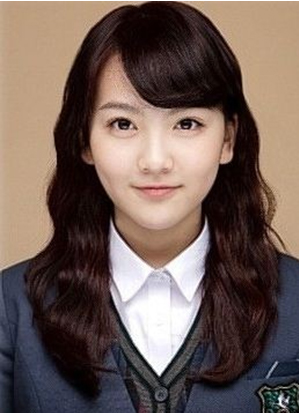
#> input picture testImage/image1.jpg, 299 x 413 px, found by its file name
$ python FaceDetection.py   (Python 2 division)   (older library calls are emulated)
#> lines starting #> are read from the running program, lines starting #| are printed output that depends on the picture
### logicLibrary.py
# -*- coding: utf-8 -*-
import cv2
# loading the classifiers
faceCascade = cv2.CascadeClassifier('./haarClassifier/haarcascade_frontalface_alt.xml')
eyeCascade = cv2.CascadeClassifier('./haarClassifier/haarcascade_eye.xml')
noseCascade = cv2.CascadeClassifier('./haarClassifier/nose.xml')
mouthCascade = cv2.CascadeClassifier('./haarClassifier/mouth.xml')

# Face Detection
# image, scaleFactor, neighbors, size, flags return obejct
#   neighbor: defines how many objects are detected near the current one.
def face_detection(image, neighbors):
    item = faceCascade.detectMultiScale(
        image,
        scaleFactor=1.1,
        minNeighbors=neighbors,
        minSize=(30, 30),
        flags = cv2.cv.CV_HAAR_SCALE_IMAGE
    )
    return item

# 얼굴을 찾으면 얼굴 범위가 저장되는 클래스
class faceArea:
    def __init__(self):
        x = 0
        y = 0
        w = 0
        h = 0

# minNeighbors = candidates threshold
def eye_detection(image, neighbors):
    item = eyeCascade.detectMultiScale(
        image,
        scaleFactor=1.4,
        minNeighbors=neighbors,
        minSize=(30, 30),
        flags = cv2.cv.CV_HAAR_SCALE_IMAGE
    )
    return item

# Find Nose
def nose_detection(image, neighbors):
    item = noseCascade.detectMultiScale(
        image,
        scaleFactor=1.1,
        minNeighbors=neighbors,
        minSize=(30, 30),
        flags = cv2.cv.CV_HAAR_SCALE_IMAGE
    )
    return item

# Find Mouth
def mouse_detection(image, neighbors):
    item = mouthCascade.detectMultiScale(
        image,
        scaleFactor=1.1,
        minNeighbors=neighbors,
        minSize=(30, 30),
        flags = cv2.cv.CV_HAAR_SCALE_IMAGE
    )
    return item

### oldItem/FaceDetection.py
# -*- coding: utf-8 -*-
from logicLibrary import *
import numpy as np

print 'FACE DETECTION SOURCE'
"""
    <Jaehyun Ahn FACE RECOGNITION TEST>
    - Author: Jaehyun Ahn (jaehyunahn@sogang.ac.kr)
    - Sogang University Datamining Laboratory
    - CV2 is defined in <logicLibrary.py> file

    Reference
     * OpenCV reference: http://goo.gl/Ak5z1u
     * Haar Cascades: http://alereimondo.no-ip.org/OpenCV/34
     * Referred Blog: https://realpython.com/blog/python/face-recognition-with-python/
"""

# loading the images and turn it to gray scale.
DIR = './testImage/image1.jpg'
image = cv2.imread(DIR)
#> image is the input picture: shape (413, 299, 3); mean B, G, R 86.3, 93.3, 111.5
gray = cv2.cvtColor(image, cv2.COLOR_BGR2GRAY)
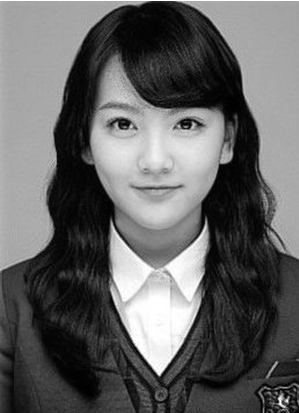
#> gray: shape (413, 299); min 0, max 255, mean 97.9
FaceDrawing = True
cropSize = (200, 200)
"""
    <EXTRACTION PROCESS>
"""
# Extract faces, eyes, nose, and mouth from <logicLibrary.py>
faces = face_detection(gray, 5)
#> in face_detection, `item = faceCascade.detectMultiScale( image, scaleFactor=1.1, minNeighb..`: item = [[77, 68, 158, 158]]
#> faces = [[77, 68, 158, 158]]
if len(faces) > 0:
    pass
else:
    exit(-1) # Check number of Faces
cropFace = image
face = faceArea()
# Face Extraction
for (x, y, w, h) in faces:
    if FaceDrawing:
        cv2.rectangle(image, (x, y), (x+w, y+h), (0, 255, 0), 1)
    face.x = x
    face.y = y
    face.w = w
    face.h = h
    cropFace = image[y:y+h, x:x+w]
    # Crop (above) and Normalize (below)
    cropFace = cv2.resize(cropFace, cropSize)
#> this loop made 1 pass
#> (x, y, w, h, face.x, face.y, face.w, face.h) on pass 1: (77, 68, 158, 158, 77, 68, 158, 158)
#> pass 1, `cropFace = cv2.resize(cropFace, cropSize)`:
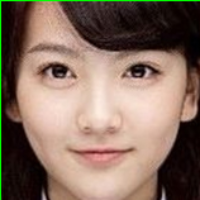
#> cropFace: shape (200, 200, 3); mean B, G, R 96.3, 110.4, 133.9
gray = cv2.cvtColor(cropFace, cv2.COLOR_BGR2GRAY)
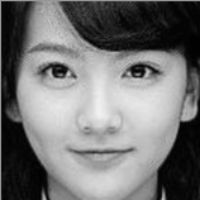
#> gray: shape (200, 200); min 0, max 241, mean 115.8

# Eye Detection : While() is to find 2 eyes
eye_neighbor = 1
while len(eye_detection(gray, eye_neighbor)) > 2:
#> in eye_detection, `item = eyeCascade.detectMultiScale( image, scaleFactor=1.4, minNeighbo..`: item = [[24, 41, 63, 63], [112, 43, 55, 55]]
    eye_neighbor += 1
    if eye_neighbor >= 50:
        break
#> this loop made 0 passes
#> after the loop, eye_neighbor = 1
eyes = eye_detection(gray, eye_neighbor)
#> eyes = [[24, 41, 63, 63], [112, 43, 55, 55]]
# Nose Detection : While() is to find 1 nose
nose_neighbor = 1
while len(nose_detection(gray, nose_neighbor)) > 1:
#> in nose_detection, `item = noseCascade.detectMultiScale( image, scaleFactor=1.1, minNeighb..`: item = [[30, 28, 39, 32], [69, 100, 58, 48], [14, 20, 59, 50]]
    nose_neighbor += 1
    if nose_neighbor >= 50:
        break
#> this loop made 2 passes
#> after the loop, nose_neighbor = 3
nose = nose_detection(gray, nose_neighbor)
#> nose = [[69, 100, 58, 48]]
# Mouth Detection : While() is to find 1 mouth
mouth_neighbor = 50
while len(mouse_detection(gray, mouth_neighbor)) > 1:
#> in mouse_detection, `item = mouthCascade.detectMultiScale( image, scaleFactor=1.1, minNeigh..`: item = [[63, 136, 75, 45]]
    mouth_neighbor += 1
    if mouth_neighbor >= 400:
        break
#> after the loop, mouth_neighbor = 50
mouth = mouse_detection(gray, mouth_neighbor)
#> mouth = [[63, 136, 75, 45]]

"""
    <DRAW A RECTANGLE INTO FACE>
    x,y : location of the rectangle
    w,h: rectangle's width and height
    1. Crop Face y:y+h, x:x+w (http://stackoverflow.com/questions/15589517/how-to-crop-an-image-in-opencv-using-python#_=_)
    2. Resize: http://docs.opencv.org/trunk/doc/py_tutorials/py_imgproc/py_geometric_transformations/py_geometric_transformations.html
"""
# initialize
cropNose = cropMouth = cropFace
cropEyes = []
Drawing = False
# Eyes Extraction
for (x, y, w, h) in eyes:
    cropEyes.append(cropFace[y:y+h, x:x+w])
    if Drawing:
        cv2.rectangle(cropFace, (x, y), (x+w, y+h), (0, 255, 0), 1)
#> this loop made 2 passes
#> after the loop, cropEyes = 2 items

# Nose Extraction, HighNose: 콧대까지 측정하기 위한 변수
highNoseHeight = int(cropSize[0] * 0.14)
highNoseUnderCut = int(cropSize[0] * 0.05)
highNoseWidthCut = int(cropSize[0] * 0.06)
for (x, y, w, h) in nose:
    cropNose = cropFace[y-highNoseHeight:y+h-highNoseUnderCut,
               x+highNoseWidthCut:x+w-highNoseWidthCut]
    if Drawing:
        cv2.rectangle(cropFace, (x+highNoseWidthCut, y-highNoseHeight),
                      (x+w-highNoseWidthCut, y+h-highNoseUnderCut), (0, 255, 255), 1)
#> this loop made 1 pass
#> pass 1, `cropNose = cropFace[y-highNoseHeight:y+h-highNoseUnderCut, x+highNoseW..`:
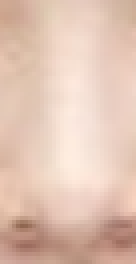
#> cropNose: shape (66, 34, 3) (shown 4 times larger); mean B, G, R 179.5, 195.4, 225.5

# Mouth Extraction
for (x, y, w, h) in mouth:
    cropMouth = cropFace[y:y+h, x:x+w]
    if Drawing:
        cv2.rectangle(cropFace, (x, y), (x+w, y+h), (255, 0, 0), 1)
#> this loop made 1 pass
#> pass 1, `cropMouth = cropFace[y:y+h, x:x+w]`:
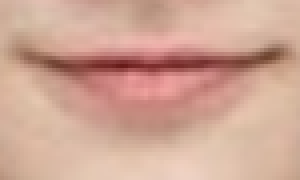
#> cropMouth: shape (45, 75, 3) (shown 4 times larger); mean B, G, R 148.8, 165.5, 207.9

"""
    <CONTOUR PROCESS>
    make a line on cropFace, cropEyes[], cropNose, cropMouth
"""
contours_draw = False
if contours_draw:
    cropNoseConT = cv2.cvtColor(cropNose, cv2.COLOR_BGR2GRAY)
    ret, thresh = cv2.threshold(cropNoseConT, 127, 255, 0)
    contours, hierarchy = cv2.findContours(thresh, cv2.RETR_TREE, cv2.CHAIN_APPROX_NONE)
    # Drawing Process
    cv2.drawContours(cropNoseConT, contours, -1, (0, 255, 0), 1)
    print contours
    cv2.imshow("Contours", cropNoseConT)

"""
    <CORNER DETECTION PROCESS>
    find corner on cropFace and mark as a red dots
"""
corner_detection = False
if corner_detection:
    cropNoseCornD = cv2.cvtColor(cropNose, cv2.COLOR_BGR2GRAY)
    cropNoseCornD = np.float32(cropNoseCornD)
    dst = cv2.cornerHarris(cropNoseCornD, 2, 3, 0.04)
    dst = cv2.dilate(dst, None)
    cropNose[dst > 0.01*dst.max()] = [0, 0, 255]
    cv2.imshow('Corner Detection', cropNose)


"""
    <REPORTING PROCESS>
"""
# Printout a report
print 'File Name: ' + DIR.split('/')[2]
print "Found {0} faces!".format(len(faces))
#| Found 1 faces!
print "Found {0} eyes!".format(len(eyes))
#| Found 2 eyes!
print "Found {0} nose!".format(len(nose))
#| Found 1 nose!
print "Found {0} mouth!".format(len(mouth))
#| Found 1 mouth!
cv2.imshow("Face found", image)
cv2.imshow("Face", cropFace)
cv2.imshow("Left Eye", cropEyes[0])
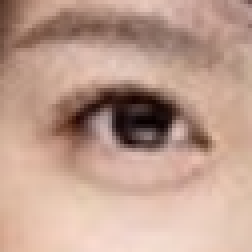
#> window 'Left Eye': shape (63, 63, 3) (shown 4 times larger); mean B, G, R 142.8, 158.1, 191.1
cv2.imshow("Right Eye", cropEyes[1])
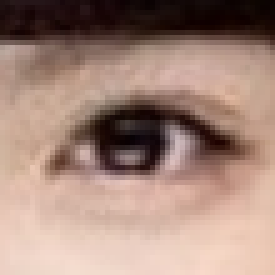
#> window 'Right Eye': shape (55, 55, 3) (shown 5 times larger); mean B, G, R 122.4, 134.5, 163.4
cv2.imshow("Nose", cropNose)
cv2.imshow("Mouth", cropMouth)
cv2.waitKey(0)

$ run again, with testImage/image2.jpg copied over testImage/image1.jpg
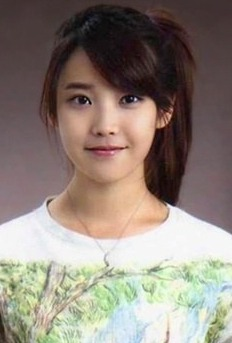
#> input picture testImage/image2.jpg, 232 x 343 px, found by its file name
#> image is the input picture: shape (343, 232, 3); mean B, G, R 121.5, 130.7, 142.7
#> in face_detection, `item = faceCascade.detectMultiScale( image, scaleFactor=1.1, minNeighb..`: item = [[46, 54, 125, 125]]
#> the loop `for (x, y, w, h) in faces:` made 1 pass
#> (x, y, w, h, face.x, face.y, face.w, face.h) on pass 1: (46, 54, 125, 125, 46, 54, 125, 125)
#> `gray = cv2.cvtColor(cropFace, cv2.COLOR_BGR2GRAY)`:
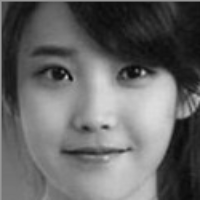
#> gray: shape (200, 200); min 8, max 221, mean 102.3
#> in eye_detection, `item = eyeCascade.detectMultiScale( image, scaleFactor=1.4, minNeighbo..`: item = [[23, 41, 63, 63], [103, 40, 55, 55]]
#> after the loop `while len(eye_detection(gray, eye_neighbor)) > 2:`: eye_neighbor = 1
#> eyes = [[23, 41, 63, 63], [103, 40, 55, 55]]
#> in nose_detection, `item = noseCascade.detectMultiScale( image, scaleFactor=1.1, minNeighb..`: item = [[63, 99, 61, 51], [21, 23, 60, 50]]
#> the loop `while len(nose_detection(gray, nose_neighbor)) > 1:` made 8 passes
#> after the loop `while len(nose_detection(gray, nose_neighbor)) > 1:`: nose_neighbor = 9
#> nose = [[63, 99, 61, 51]]
#> in mouse_detection, `item = mouthCascade.detectMultiScale( image, scaleFactor=1.1, minNeigh..`: item = [[54, 134, 81, 49]]
#> after the loop `while len(mouse_detection(gray, mouth_neighbor)) > 1:`: mouth_neighbor = 50
#> mouth = [[54, 134, 81, 49]]
#> the loop `for (x, y, w, h) in eyes:` made 2 passes
#> after the loop `for (x, y, w, h) in eyes:`: cropEyes = 2 items
#> the loop `for (x, y, w, h) in nose:` made 1 pass
#> the loop `for (x, y, w, h) in mouth:` made 1 pass
#| Found 1 faces!
#| Found 2 eyes!
#| Found 1 nose!
#| Found 1 mouth!
#> `cv2.imshow("Right Eye", cropEyes[1])`:
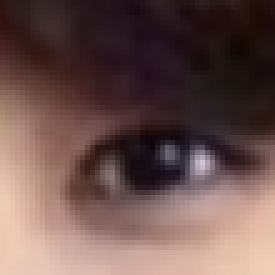
#> window 'Right Eye': shape (55, 55, 3) (shown 5 times larger); mean B, G, R 77.9, 81.6, 107.2

$ run again, with testImage/image3.jpg copied over testImage/image1.jpg
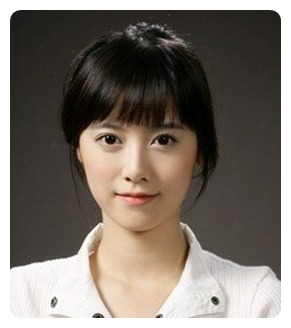
#> input picture testImage/image3.jpg, 291 x 328 px, found by its file name
#> image is the input picture: shape (328, 291, 3); mean B, G, R 106.3, 114.3, 122.9
#> in face_detection, `item = faceCascade.detectMultiScale( image, scaleFactor=1.1, minNeighb..`: item = [[65, 88, 140, 140]]
#> the loop `for (x, y, w, h) in faces:` made 1 pass
#> (x, y, w, h, face.x, face.y, face.w, face.h) on pass 1: (65, 88, 140, 140, 65, 88, 140, 140)
#> `gray = cv2.cvtColor(cropFace, cv2.COLOR_BGR2GRAY)`:
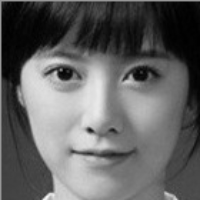
#> gray: shape (200, 200); min 0, max 243, mean 97.9
#> in eye_detection, `item = eyeCascade.detectMultiScale( image, scaleFactor=1.4, minNeighbo..`: item = [[36, 46, 55, 55], [110, 48, 55, 55]]
#> after the loop `while len(eye_detection(gray, eye_neighbor)) > 2:`: eye_neighbor = 1
#> eyes = [[36, 46, 55, 55], [110, 48, 55, 55]]
#> in nose_detection, `item = noseCascade.detectMultiScale( image, scaleFactor=1.1, minNeighb..`: item = [[70, 102, 60, 50]]
#> after the loop `while len(nose_detection(gray, nose_neighbor)) > 1:`: nose_neighbor = 1
#> nose = [[70, 102, 60, 50]]
#> in mouse_detection, `item = mouthCascade.detectMultiScale( image, scaleFactor=1.1, minNeigh..`: item = [[63, 136, 79, 48]]
#> after the loop `while len(mouse_detection(gray, mouth_neighbor)) > 1:`: mouth_neighbor = 50
#> mouth = [[63, 136, 79, 48]]
#> the loop `for (x, y, w, h) in eyes:` made 2 passes
#> after the loop `for (x, y, w, h) in eyes:`: cropEyes = 2 items
#> the loop `for (x, y, w, h) in nose:` made 1 pass
#> the loop `for (x, y, w, h) in mouth:` made 1 pass
#| Found 1 faces!
#| Found 2 eyes!
#| Found 1 nose!
#| Found 1 mouth!
#> `cv2.imshow("Right Eye", cropEyes[1])`:
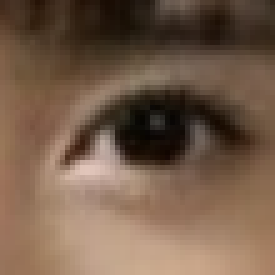
#> window 'Right Eye': shape (55, 55, 3) (shown 5 times larger); mean B, G, R 73.9, 92.6, 117.2
